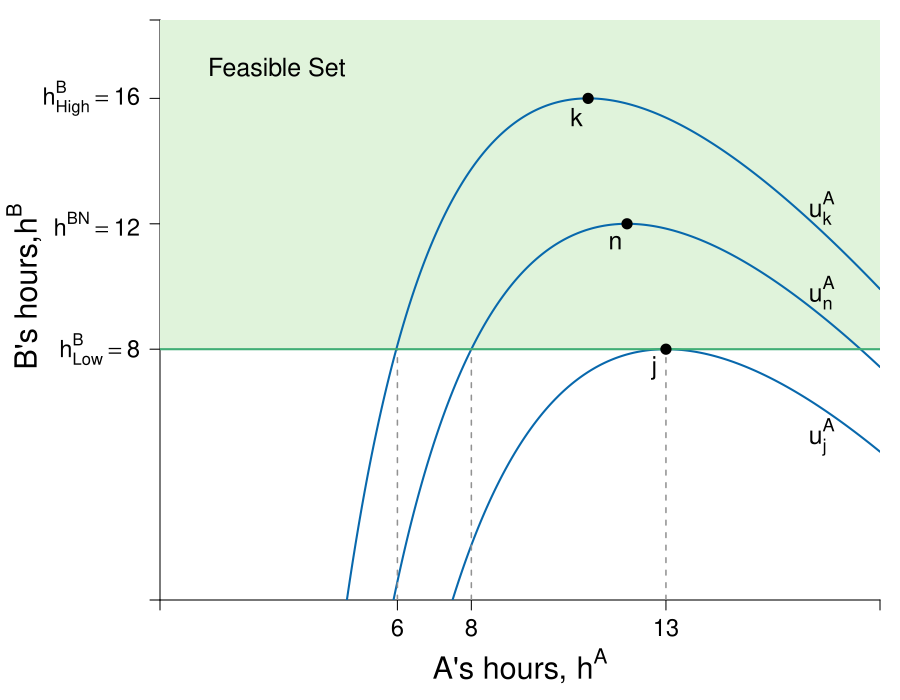

Recreate this plot in R.
require(shape)
pdf(file = "coordination_failures/coordination_indiff_map_feasible.pdf", width = 9, height = 7)

#Set parameters for graphics
pointsize <- 1.8
axislabelsize <- 1.8
labelsize <- 1.5
namesize <- 1.8
annotatesize <- 1.5
graphlinewidth <- 2
segmentlinewidth <- 1.5

COL <- c("#7fc97f", "#beaed4", "#fdc086", "#ffff99", "#386cb0", "#f0027f", "#bf5b17", "#666666")
COLA <- c("#e0f3db", "#99d8c9","#66c2a4","#41ae76", "#238b45", "#005824")
COLB <- c("#4eb3d3", "#2b8cbe", "#0868ac","#084081")

Grays <- gray.colors(25, start =1, end = 0)

par(mar =  c(5, 5, 1, 1))

# uA <- function(ea, eb, alpha = 16, beta = 1/24) {
#   alpha*(1 - beta*eb)*ea - 0.5*(ea)^2
# }

uA <- function(ea, eb, alpha = 30, beta = 1/2) {
  (alpha - beta*(ea+eb))*ea - 0.5*(ea)^2
}

hANE <- function(alpha, beta = 1/2){
  alpha/(1 + 3*beta)
}

brfA <- function(ea, alpha = 30, beta = 1/2) {
  (alpha - ea*(1 + 2*beta))/(beta)
}

# brfA <- function(ea, alpha = 16, beta = 1/24) {
#   (alpha - ea)/(alpha * beta)
# }


xlims <- c(0, 18.5)
ylims <- c(0, 18.5)

npts <- 501 
x <- seq(xlims[1], xlims[2], length.out = npts)
y <- seq(ylims[1], ylims[2], length.out = npts) 
a <- c(uA(11, brfA(11)), 
       uA(hANE(alpha = 30, beta = 1/2), hANE(alpha = 30, beta = 1/2)), 
       uA(13, brfA(13))
)

plot(0, 0, xlim = xlims, ylim = ylims, type = "n",
     xlab = expression(paste("")),
     ylab = expression(paste("")), 
     xaxt = "n", 
     yaxt = "n", 
     cex.lab = axislabelsize, 
     bty = "n",
     xaxs="i", 
     yaxs="i")

# ticksy <- seq(from = 0, to = ylims[2], by = 2)
# ylabels <- seq(from = 0, to = ylims[2], by = 2)
# ticksx <- seq(from = 0, to = xlims[2], by = 2)
# xlabels <- seq(from = 0, to = xlims[2], by = 2)
ticksy <- c(0,  brfA(13), 12,  brfA(11), ylims[2])
ylabels <- c(NA, 8, 12, 16, NA)

# ticksx <- seq(xlims[1], xlims[2], 1)
# xlabels <- seq(xlims[1], xlims[2], 1)

ticksx <- c(0, 6.1, 8, 13,  xlims[2])
xlabels <- c(NA, 6, 8, 13, NA)


axis(1, at = ticksx, pos = 0, labels = xlabels, cex.axis= labelsize - 0.05)
axis(2, at = ticksy, pos = 0, labels = ylabels, las = 1, cex.axis= labelsize - 0.05)

npts <- 500 
xx1 <- seq(xlims[1], xlims[2], length.out = npts)
#lines(xx1, brfA(xx1, alpha = 16, beta = 1/24), col = COLA[4], lwd = graphlinewidth)

#Polygon for the feasible set
xpoly1 <- c(xlims[1], xlims[2], xlims[2], xlims[1], xlims[1])
ypoly1 <- c(brfA(13), brfA(13), ylims[2], ylims[2], brfA(13))
polygon(x = xpoly1, y = ypoly1, col = COLA[1], density = NULL, border = NA)

text(3, 17, expression(paste("Feasible Set")), xpd = TRUE, cex = annotatesize) 

contour(y, x, 
        outer(x, y, uA),
        drawlabels = FALSE,
        col = COLB[3],
        lwd = graphlinewidth,
        levels = a, 
        xaxs="i", 
        yaxs="i", 
        add = TRUE) 

text(0.5*xlims[2], -2.1, expression(paste("A's hours, ", h^A)), xpd = TRUE, cex = axislabelsize)
text(-1.75, 10, expression(paste("B's hours,", h^B)), xpd = TRUE, cex = axislabelsize, srt = 90) 

#Label the iso-welfare functions for the A
text(15, 6.3, expression(paste(u[j]^A == 169)), cex = annotatesize)
text(15, 9.6, expression(paste(u[n]^A == 144)), cex = annotatesize)
text(15, 12.5, expression(paste(u[k]^A == 121)), cex = annotatesize)

#k = uA(11, brfA(11)) 
#uA(hANE(alpha = 30, beta = 1/2), hANE(alpha = 30, beta = 1/2)), 
#uA(13, brfA(13))

segments(6.1, 0, 6.1, brfA(13), lty = 2, col = Grays[18], lwd = segmentlinewidth)

segments(8, 0, 8, brfA(13), lty = 2, col = Grays[18], lwd = segmentlinewidth)

segments(13, 0, 13, brfA(13), lty = 2, col = Grays[18], lwd = segmentlinewidth)


#Label Nash Equilibrium 
# segments(0, 12, 14.6, 12, lty = 2, col = Grays[18], lwd = segmentlinewidth)
# segments(12, 0, 12, 12, lty = 2, col = Grays[18], lwd = segmentlinewidth)
points(12, 12, pch = 16, col = "black", cex = 1.5)
#text(11.3, 10.1, expression(paste("Nash Equilibrium")))
text(12 - 0.3, 12 - 0.6, expression(paste("n")), cex = annotatesize)



segments(0,  brfA(13),  xlims[2],  brfA(13), lty = 1, col = COLA[4], lwd = graphlinewidth)
# segments(13,  brfA(13) - 2,  13,  brfA(13), lty = 2, col = Grays[18], lwd = segmentlinewidth)
points(13, brfA(ea = 13), pch = 16, col = "black", cex = 1.5)
text(13 - 0.3, brfA(ea = 13) - 0.6, expression(paste("j")), cex = annotatesize)



# segments(0, brfA(11), 11 + 2, brfA(11), lty = 2, col = Grays[18], lwd = segmentlinewidth)
# segments(11, brfA(11) - 2, 11, brfA(11), lty = 2, col = Grays[18], lwd = segmentlinewidth)
points(11, brfA(11), pch = 16, col = "black", cex = 1.5)
text(11 - 0.3, brfA(11) - 0.6, expression(paste("k")), cex = annotatesize)

# text(10.2, 19.5, expression(paste(mrs^{A}*(list(h^A, h^B)) == frac(u[h^A]^A, u[h^B]^A), phantom() == 0, " at maximum of ", u^A)), cex = annotatesize - 0.05, xpd = TRUE)
# Arrows(11, 18.5, 11, 17.5, col = "black", lty = 1, lwd = 2, arr.type = "triangle", arr.lwd = 0.5)



dev.off()
